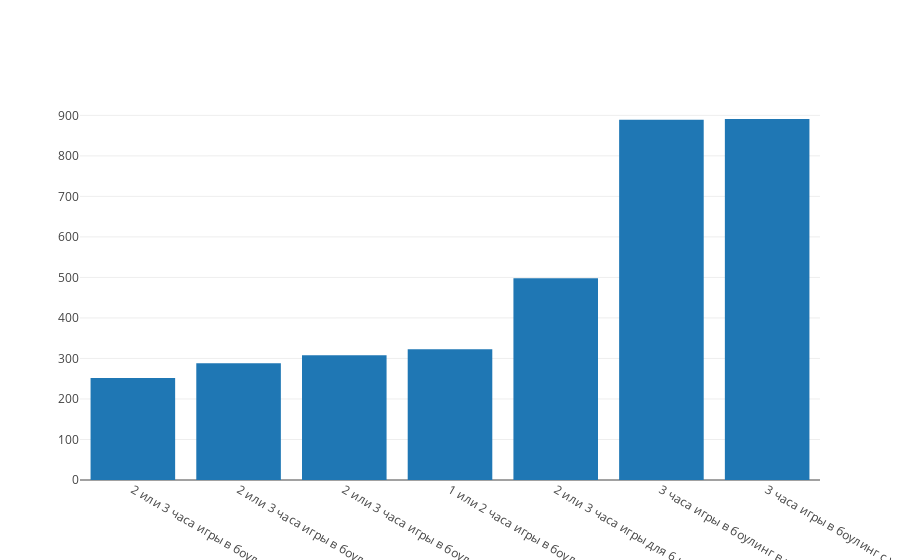

Notebook cell for this chart:
### Code cell
data = [plotly.graph_objs.Bar(x=dd['Name'], y=s)]
plotly.offline.iplot(plotly.graph_objs.Figure(data=data))

### Figure 1 — Plotly figure (JSON) as saved in the notebook; plotly's stock layout.template omitted (floating-point values rounded to 4 significant figures)
{"data": [{"type": "bar", "x": ["2 или 3 часа игры в боулинг в боулинг-клубе «Планета Боулинг»", "2 или 3 часа игры в боулинг в развлекательном комплексе «Наманган»", "2 или 3 часа игры в боулинг для компании до 6 человек в клубе «Москва»", "1 или 2 часа игры в боулинг в центре развлечений LaserLand", "2 или 3 часа игры для 6 человек в боулинг-клубе «Планета Боулинг»", "3 часа игры в боулинг в клубе «Спортлайн»", "3 часа игры в боулинг с угощением в центре семейного отдыха «Карибия»"], "y": ["252", "288", "308", "323", "498", "889", "891"]}], "layout": {}}
